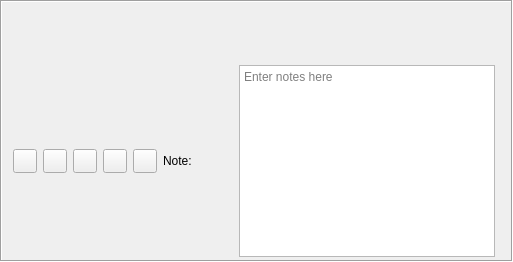
         <widget class="QFrame" name="ObjectInfoFrameH">
          <property name="frameShape">
           <enum>QFrame::Box</enum>
          </property>
          <property name="frameShadow">
           <enum>QFrame::Sunken</enum>
          </property>
          <layout class="QVBoxLayout" name="objectInfoLayoutV">
           <property name="topMargin">
            <number>3</number>
           </property>
           <property name="bottomMargin">
            <number>3</number>
           </property>
           <item>
            <layout class="QHBoxLayout" name="objectInfoLayoutH">
             <item>
              <layout class="QGridLayout" name="objectInfoLayoutGrid">
               <item row="0" column="0">
                <widget class="QLabel" name="infoObjectName">
                 <property name="maximumSize">
                  <size>
                   <width>1000000</width>
                   <height>32</height>
                  </size>
                 </property>
                 <property name="text">
                  <string/>
                 </property>
                </widget>
               </item>
               <item row="0" column="2" colspan="2">
                <widget class="QLabel" name="infoObjectType">
                 <property name="maximumSize">
                  <size>
                   <width>1000000</width>
                   <height>32</height>
                  </size>
                 </property>
                 <property name="text">
                  <string/>
                 </property>
                </widget>
               </item>
               <item row="0" column="4" colspan="2">
                <widget class="QLabel" name="infoSize">
                 <property name="maximumSize">
                  <size>
                   <width>100</width>
                   <height>32</height>
                  </size>
                 </property>
                 <property name="text">
                  <string/>
                 </property>
                </widget>
               </item>
               <item row="0" column="6">
                <widget class="QLabel" name="infoObjectFlags">
                 <property name="maximumSize">
                  <size>
                   <width>1000000</width>
                   <height>32</height>
                  </size>
                 </property>
                 <property name="text">
                  <string/>
                 </property>
                </widget>
               </item>
               <item row="1" column="0" colspan="7">
                <widget class="QLabel" name="infoObjectLongName">
                 <property name="maximumSize">
                  <size>
                   <width>10000</width>
                   <height>32</height>
                  </size>
                 </property>
                 <property name="text">
                  <string/>
                 </property>
                </widget>
               </item>
               <item row="2" column="0" colspan="7">
                <widget class="QLabel" name="infoRiseSet">
                 <property name="text">
                  <string/>
                 </property>
                </widget>
               </item>
              </layout>
             </item>
             <item>
              <spacer name="detailsspacer">
               <property name="orientation">
                <enum>Qt::Horizontal</enum>
               </property>
               <property name="sizeHint" stdset="0">
                <size>
                 <width>40</width>
                 <height>20</height>
                </size>
               </property>
              </spacer>
             </item>
            </layout>
           </item>
           <item>
            <layout class="QHBoxLayout" name="userNotesLayout">
             <item>
              <widget class="QPushButton" name="userNotesEditButton">
               <property name="sizePolicy">
                <sizepolicy hsizetype="Fixed" vsizetype="Fixed">
                 <horstretch>0</horstretch>
                 <verstretch>0</verstretch>
                </sizepolicy>
               </property>
               <property name="minimumSize">
                <size>
                 <width>24</width>
                 <height>24</height>
                </size>
               </property>
               <property name="maximumSize">
                <size>
                 <width>24</width>
                 <height>24</height>
                </size>
               </property>
               <property name="toolTip">
                <string>Create/Edit some user notes for this object</string>
               </property>
               <property name="text">
                <string/>
               </property>
               <property name="icon">
                <iconset theme="document-edit">
                 <normaloff>.</normaloff>.</iconset>
               </property>
              </widget>
             </item>
             <item>
              <widget class="QPushButton" name="userNotesDoneButton">
               <property name="sizePolicy">
                <sizepolicy hsizetype="Fixed" vsizetype="Fixed">
                 <horstretch>0</horstretch>
                 <verstretch>0</verstretch>
                </sizepolicy>
               </property>
               <property name="minimumSize">
                <size>
                 <width>24</width>
                 <height>24</height>
                </size>
               </property>
               <property name="maximumSize">
                <size>
                 <width>24</width>
                 <height>24</height>
                </size>
               </property>
               <property name="toolTip">
                <string>Done creating/editing some user notes for this object</string>
               </property>
               <property name="text">
                <string/>
               </property>
               <property name="icon">
                <iconset theme="checkmark">
                 <normaloff>.</normaloff>.</iconset>
               </property>
              </widget>
             </item>
             <item>
              <widget class="QPushButton" name="userNotesOpenLink">
               <property name="sizePolicy">
                <sizepolicy hsizetype="Fixed" vsizetype="Fixed">
                 <horstretch>0</horstretch>
                 <verstretch>0</verstretch>
                </sizepolicy>
               </property>
               <property name="minimumSize">
                <size>
                 <width>24</width>
                 <height>24</height>
                </size>
               </property>
               <property name="maximumSize">
                <size>
                 <width>24</width>
                 <height>24</height>
                </size>
               </property>
               <property name="toolTip">
                <string>Open a browser with the 1st link in this note.</string>
               </property>
               <property name="text">
                <string/>
               </property>
               <property name="icon">
                <iconset theme="link">
                 <normaloff>.</normaloff>.</iconset>
               </property>
              </widget>
             </item>
             <item>
              <widget class="QPushButton" name="userNotesOpenLink2">
               <property name="sizePolicy">
                <sizepolicy hsizetype="Fixed" vsizetype="Fixed">
                 <horstretch>0</horstretch>
                 <verstretch>0</verstretch>
                </sizepolicy>
               </property>
               <property name="minimumSize">
                <size>
                 <width>24</width>
                 <height>24</height>
                </size>
               </property>
               <property name="maximumSize">
                <size>
                 <width>24</width>
                 <height>24</height>
                </size>
               </property>
               <property name="toolTip">
                <string>Open a browser with the 2nd link in this note.</string>
               </property>
               <property name="text">
                <string/>
               </property>
               <property name="icon">
                <iconset theme="link">
                 <normaloff>.</normaloff>.</iconset>
               </property>
              </widget>
             </item>
             <item>
              <widget class="QPushButton" name="userNotesOpenLink3">
               <property name="sizePolicy">
                <sizepolicy hsizetype="Fixed" vsizetype="Fixed">
                 <horstretch>0</horstretch>
                 <verstretch>0</verstretch>
                </sizepolicy>
               </property>
               <property name="minimumSize">
                <size>
                 <width>24</width>
                 <height>24</height>
                </size>
               </property>
               <property name="maximumSize">
                <size>
                 <width>24</width>
                 <height>24</height>
                </size>
               </property>
               <property name="toolTip">
                <string>Open a browser with the 3rd link in this note.</string>
               </property>
               <property name="text">
                <string/>
               </property>
               <property name="icon">
                <iconset theme="link">
                 <normaloff>.</normaloff>.</iconset>
               </property>
              </widget>
             </item>
             <item>
              <widget class="QLabel" name="userNotesLabel">
               <property name="minimumSize">
                <size>
                 <width>32</width>
                 <height>32</height>
                </size>
               </property>
               <property name="maximumSize">
                <size>
                 <width>40</width>
                 <height>32</height>
                </size>
               </property>
               <property name="text">
                <string>Note:</string>
               </property>
              </widget>
             </item>
             <item>
              <widget class="QLabel" name="userNotes">
               <property name="minimumSize">
                <size>
                 <width>32</width>
                 <height>32</height>
                </size>
               </property>
               <property name="maximumSize">
                <size>
                 <width>1000000</width>
                 <height>32</height>
                </size>
               </property>
               <property name="text">
                <string/>
               </property>
              </widget>
             </item>
             <item>
              <widget class="QTextEdit" name="userNotesEdit">
               <property name="placeholderText">
                <string>Enter notes here</string>
               </property>
               <property name="text" stdset="0">
                <string/>
               </property>
              </widget>
             </item>
             <item>
              <spacer name="imageHspacer">
               <property name="orientation">
                <enum>Qt::Horizontal</enum>
               </property>
               <property name="sizeHint" stdset="0">
                <size>
                 <width>5</width>
                 <height>20</height>
                </size>
               </property>
              </spacer>
             </item>
            </layout>
           </item>
          </layout>
         </widget>
